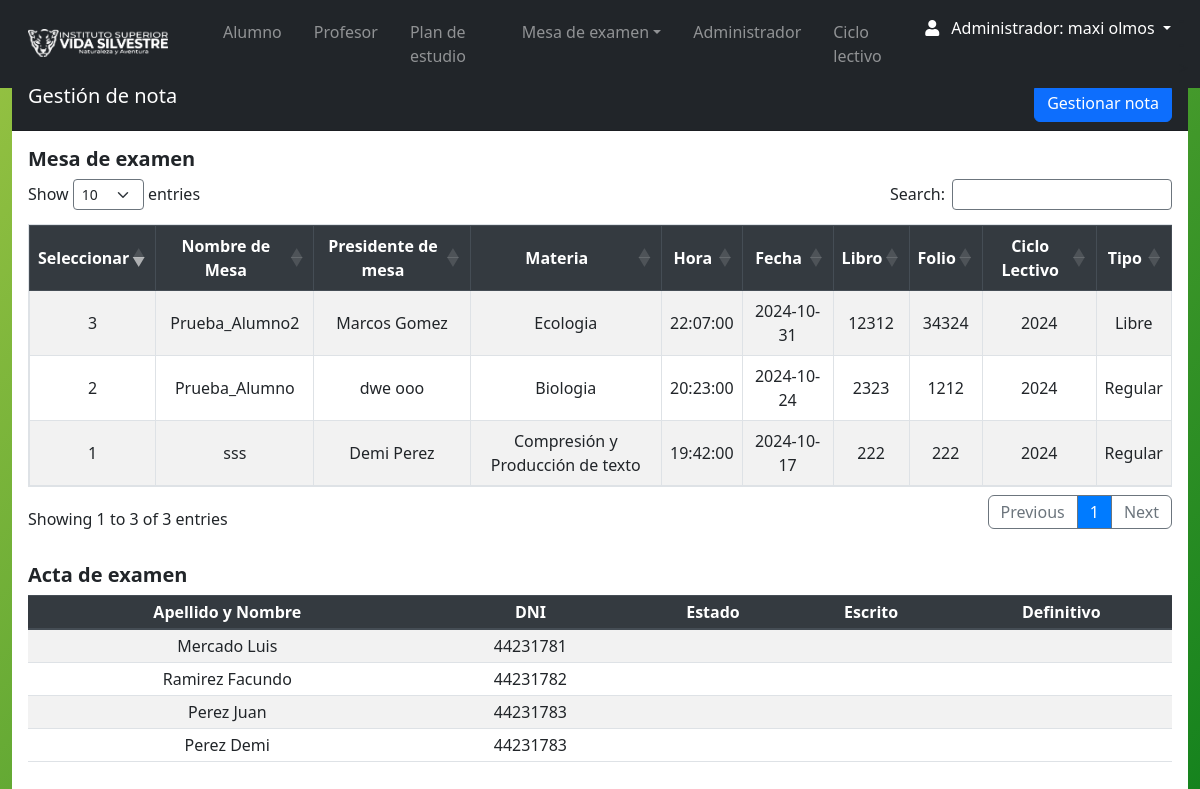
/Views/admin/mesa_acta.php (signed in), run on an earlier commit of the app's database.
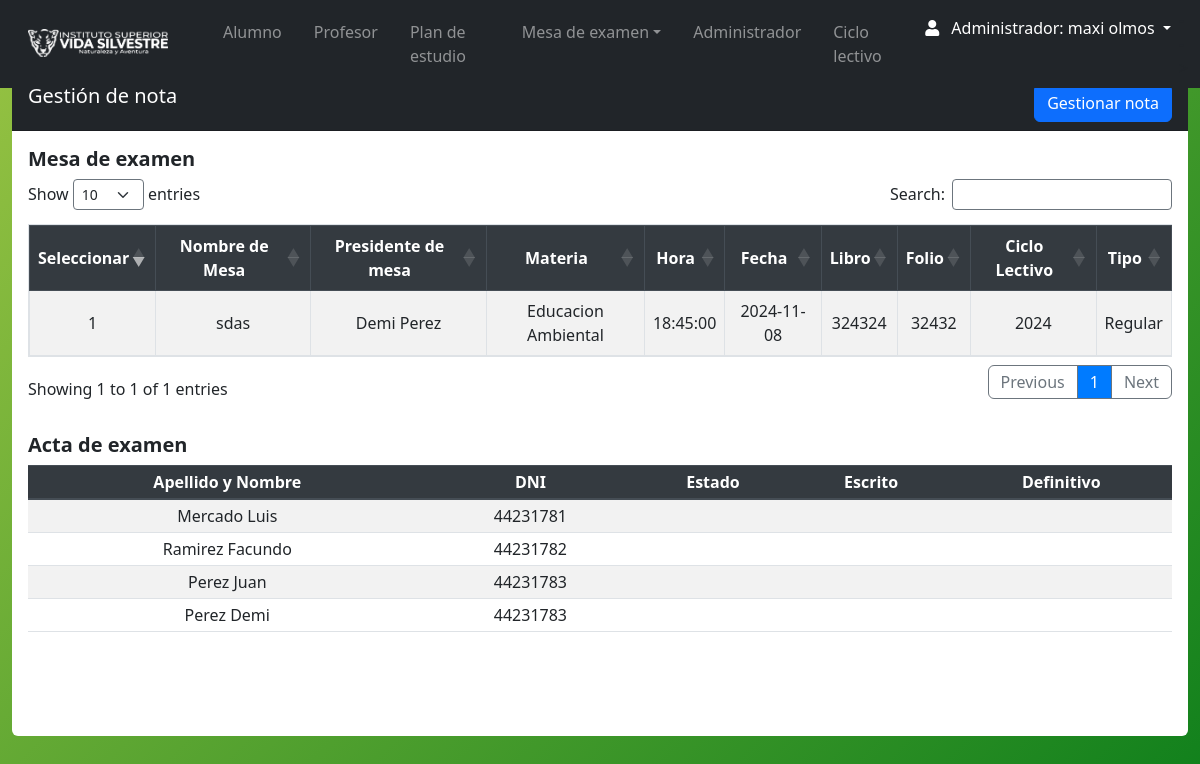
And on a later commit of the database.
### tables this page shows
CREATE TABLE `mesa_examen` (
  `id_mesa` int(11) NOT NULL,
  `id_materia` int(11) DEFAULT NULL,
  `fecha` date DEFAULT NULL,
  `nombre_mesa` varchar(30) DEFAULT NULL,
  `hora` time DEFAULT NULL,
  `id_ciclo` int(11) DEFAULT NULL,
  `id_tipo` int(11) DEFAULT NULL,
  `estado` varchar(11) DEFAULT NULL,
  `libro` varchar(20) NOT NULL,
  `folio` int(11) DEFAULT NULL,
  `id_t` int(11) NOT NULL
);

CREATE TABLE `tribunal` (
  `id_t` int(11) NOT NULL,
  `presidente` varchar(50) NOT NULL,
  `primer` varchar(50) DEFAULT NULL,
  `segundo` varchar(50) DEFAULT NULL,
  `fecha_1` date NOT NULL,
  `fecha_2` date NOT NULL,
  `observacion` varchar(100) NOT NULL
);

CREATE TABLE `materia` (
  `id_materia` int(11) NOT NULL,
  `Nombre` varchar(255) DEFAULT NULL,
  `descripcion` varchar(50) DEFAULT NULL,
  `horas` varchar(5) DEFAULT NULL,
  `num_resolucion` varchar(15) DEFAULT NULL,
  `año_cursado` varchar(20) NOT NULL,
  `id_tipo` int(11) DEFAULT NULL,
  `estado` varchar(11) DEFAULT NULL,
  `plan_estudio` varchar(50) DEFAULT NULL
);

CREATE TABLE `ciclo_lectivo` (
  `id_ciclo` int(11) NOT NULL,
  `nombre_ciclo` varchar(50) DEFAULT NULL,
  `fecha_inicio` date DEFAULT NULL,
  `fecha_fin` date DEFAULT NULL,
  `Estado` varchar(11) DEFAULT NULL,
  `created_at` timestamp NOT NULL DEFAULT current_timestamp(),
  `updated_at` timestamp NOT NULL DEFAULT current_timestamp() ON UPDATE current_timestamp(),
  `ciclo_actual` tinyint(4) NOT NULL
);

CREATE TABLE `tipo` (
  `id_tipo` int(11) NOT NULL,
  `nombre_tipo` varchar(50) NOT NULL
);

CREATE TABLE `persona` (
  `id_persona` int(11) NOT NULL,
  `nombre` varchar(35) NOT NULL,
  `apellido` varchar(35) NOT NULL,
  `fecha_nacimiento` date NOT NULL,
  `DNI` int(11) NOT NULL,
  `celular` varchar(15) DEFAULT NULL,
  `email_correo` varchar(100) DEFAULT NULL,
  `direccion` varchar(55) DEFAULT NULL,
  `fecha_ingreso` date DEFAULT NULL,
  `pais` varchar(55) DEFAULT NULL,
  `ciudad` varchar(55) DEFAULT NULL,
  `contraseña` varchar(10) DEFAULT NULL,
  `id_rol` int(11) NOT NULL,
  `genero` varchar(15) DEFAULT NULL,
  `legajo` int(11) DEFAULT NULL,
  `titulo` varchar(100) DEFAULT NULL,
  `estado` varchar(11) DEFAULT NULL
);

### Views/admin/mesa_acta.php (the view, shortened to what the changed rows need)
<?php require 'navbar.php'; ?>
<section class="content mt-3">
    <div class="row m-auto">
        <div class="col-sm">
            <div class="card rounded-2 border-0">
                <div class="card-header pb-0 bg-dark text-white ">
                    <h5 class="d-inline-block ">Gestión de nota</h5>
                    <a class="btn btn-primary float-right mb-2" href="#.php">Gestionar nota</a>
                </div>
                  <?php
require '../../conn/connection.php';
$query = "SELECT mesa_examen.*,
materia.nombre AS nombre_materia,
ciclo_lectivo.nombre_ciclo,
nombre_tipo AS nombre_tipo,
tribunal.presidente
FROM mesa_examen
INNER JOIN materia ON mesa_examen.id_materia = materia.id_materia
LEFT JOIN ciclo_lectivo ON mesa_examen.id_ciclo = ciclo_lectivo.id_ciclo
LEFT JOIN tribunal ON mesa_examen.id_t = tribunal.id_t
LEFT JOIN tipo ON mesa_examen.id_tipo = tipo.id_tipo WHERE  mesa_examen.estado= 'Activo'";
$result = $db->query($query);
?>
 <div class="card-body table-responsive">
                <table id="example" class="table table-striped table-bordered  " cellspacing="0" width="100%"><h5 class="d-inline-block "><strong>Mesa de examen</strong></h5>
                    <thead class="thead-dark">
                            <th>Seleccionar</th>
                            <th>Nombre de Mesa</th>
                            <th>Presidente de mesa</th>
                            <th>Materia</th>
                            <th>Hora</th>
                            <th>Fecha </th>
                            <th>Libro</th>
                            <th>Folio</th>
                            <th>Ciclo Lectivo</th>
                            <th>Tipo</th>
                    </thead>
                    <tbody>
                        <?php
                        while ($row = $result->fetch(PDO::FETCH_ASSOC)) {
                            echo "<tr>";
                            echo "<td>" . $row['id_mesa'] . "</td>";
                            echo "<td>" . $row['nombre_mesa'] . "</td>";
                            echo "<td>" . $row['presidente'] . "</td>";
                            echo "<td>" . $row['nombre_materia'] . "</td>";
                            echo "<td>" . $row['hora'] . "</td>";
                            echo "<td>" . $row['fecha'] . "</td>";
                            echo "<td>" . $row['libro'] . "</td>";
                            echo "<td>" . $row['folio'] . "</td>";
                            echo "<td>" . $row['nombre_ciclo'] . "</td>";
                            echo "<td>" . $row['nombre_tipo'] . "</td>";
                        ?>
                             <?php
                               echo "</tr>";
                                }
                                ?>
                    </tbody>
                </table>
            </div>
                <div class="card-body table-responsive">
                    <form  action="" method="post">
                        <table id="example" class="table table-striped table-sm" style="width:100%"><h5 class="d-inline-block "><strong>Acta de examen</strong></h5>
                            <thead class="thead-dark">
                                <tr>
                                    <th>Apellido y Nombre</th>
                                    <th>DNI</th>
                                    <th>Estado</th>
                                    <th>Escrito</th>
                                    <th>Definitivo</th>
                                </tr>
                            </thead>
                            <tbody>
                                <?php
                                try {
                                    $db = new PDO("mysql:host=$db_host;dbname=$db_name", $db_user, $db_password);
                                    $db->setAttribute(PDO::ATTR_ERRMODE, PDO::ERRMODE_EXCEPTION);
                                    $query = "SELECT * FROM persona WHERE id_rol = 1 AND estado = 'Activo'";
                                    $stmt = $db->prepare($query);
                                    $stmt->execute();
                                    $alumnos = $stmt->fetchAll(PDO::FETCH_ASSOC);
                                    foreach ($alumnos as $alumno) {
                                ?>
                                        <tr>
                                            <td><?php echo $alumno['apellido']; ?> <?php echo $alumno['nombre']; ?></td>
                                            <td><?php echo $alumno['DNI'] ?></td>
                                            <td>
                                            </td>
                                            <td> </td>
                                            <td>
                                            </td>
                                        </tr>
                                <?php
                                    }
                                } catch (PDOException $e) {
                                    echo "Error de conexión: " . $e->getMessage();
                                }
                                ?>
                            </tbody>
                        </table>
                    </form>
                    <br>
                    <br><br>
                </div>
            </div>
        </div>
    </div>
</section>

What changed in the data, as far as the page shows it:
removed mesa_examen: id_mesa "2", nombre_mesa "Prueba_Alumno", id_t.presidente "dwe ooo", id_materia.Nombre "Biologia", hora "20:23:00", fecha "2024-10-24", libro "2323", folio "1212", id_ciclo.nombre_ciclo "2024", id_tipo.nombre_tipo "Regular"
removed mesa_examen: id_mesa "3", nombre_mesa "Prueba_Alumno2", id_t.presidente "Marcos Gomez", id_materia.Nombre "Ecologia", hora "22:07:00", fecha "2024-10-31", libro "12312", folio "34324", id_ciclo.nombre_ciclo "2024", id_tipo.nombre_tipo "Libre"
changed mesa_examen "Demi Perez": nombre_mesa "sss" → "sdas"; id_materia.Nombre "Compresión y Producción de texto" → "Educacion Ambiental"; hora "19:42:00" → "18:45:00"; fecha "2024-10-17" → "2024-11-08"; libro "222" → "324324"; folio "222" → "32432"
Also different on the page:
text written by a page script: "Show entries Search: Showing 1 to 3 of 3 entries Previous 1 Next" → "Show entries Search: Showing 1 to 1 of 1 entries Previous 1 Next"
